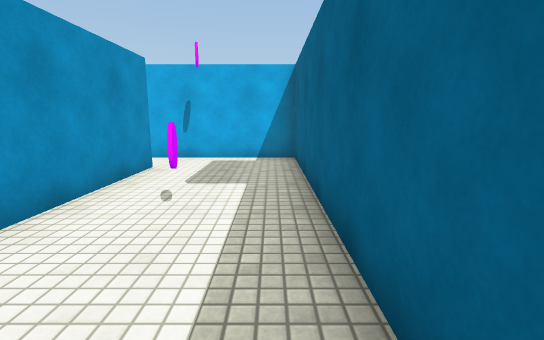
view 1 (above)

23 first-person views from a walk through a Unity game level. The camera is 1.3 m above the floor, tilts 10° down and sees 85° across. The floor is counted in squares, 1 m on a side. Each view is taken from the middle of a square. On the plan, view 1 faces up. The plan holds only what a view shows up to about 14 squares ahead; the rest is blank. The player character is not drawn. Surface patterns are stand-ins for the level's own textures.

view 2
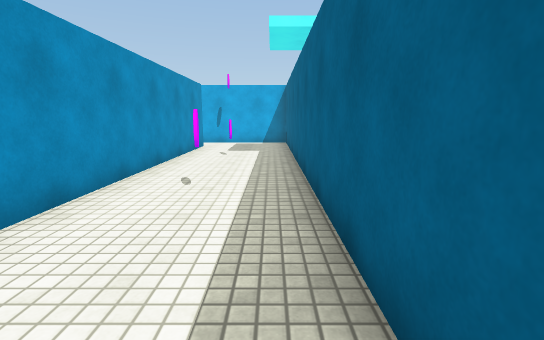

view 3
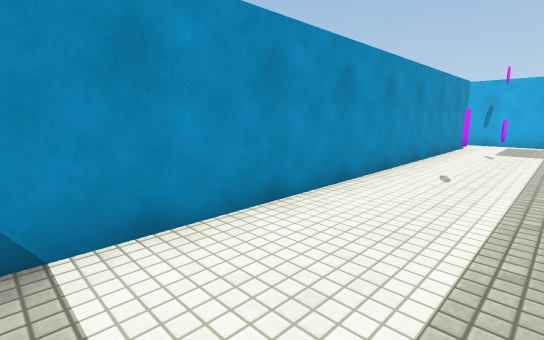

view 4
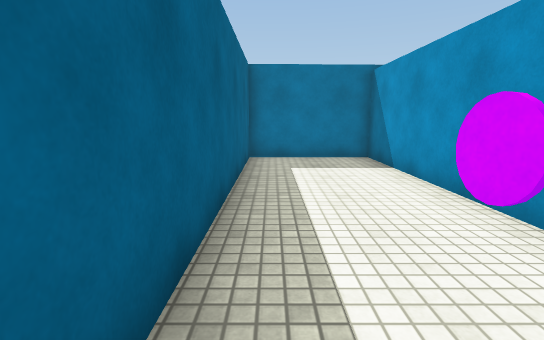

view 5
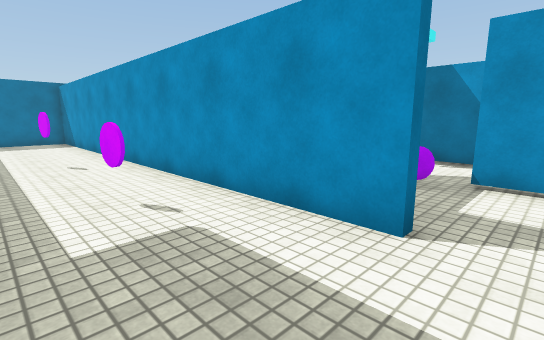

view 6
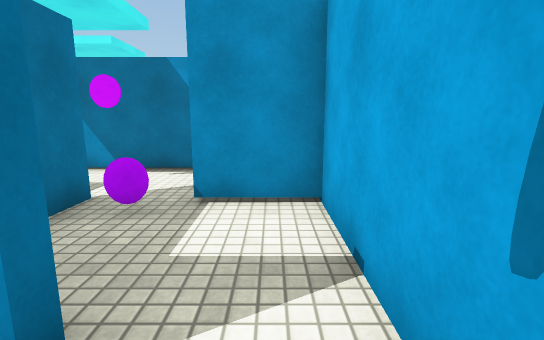

view 7
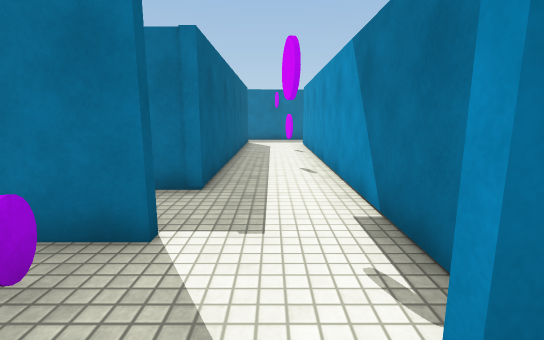

view 8
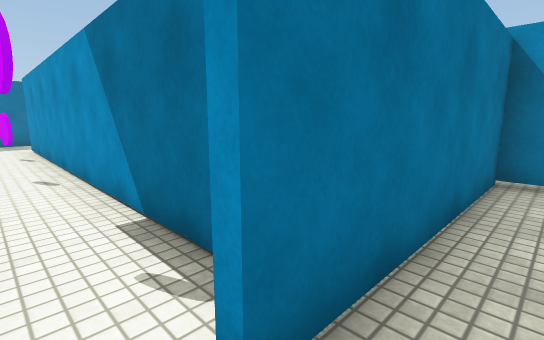

view 9
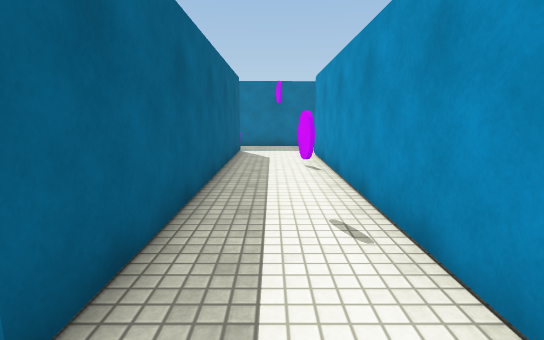

view 10
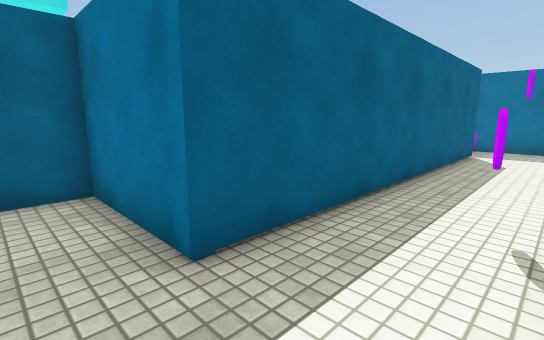

view 11
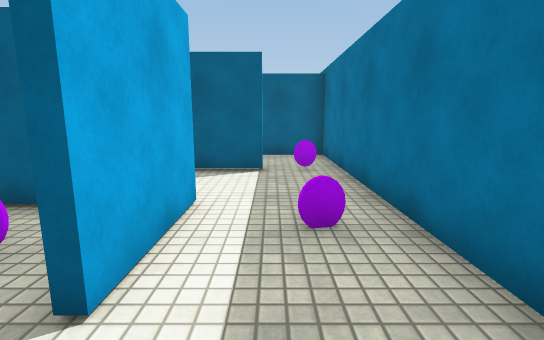

view 12
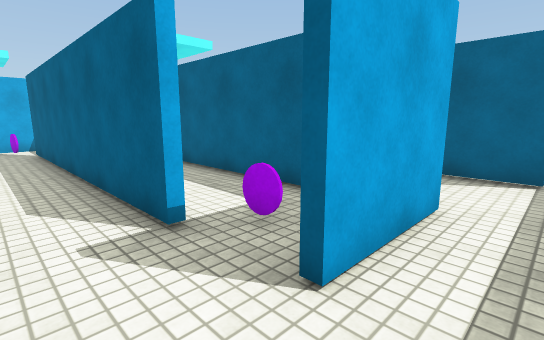

view 13
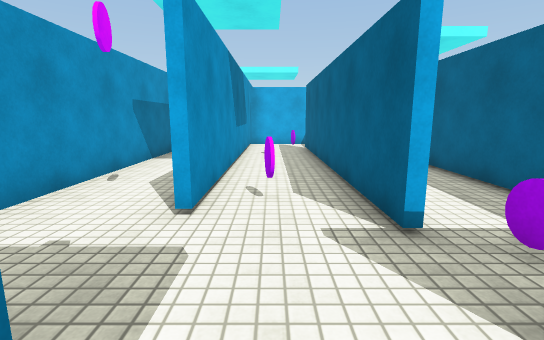

view 14
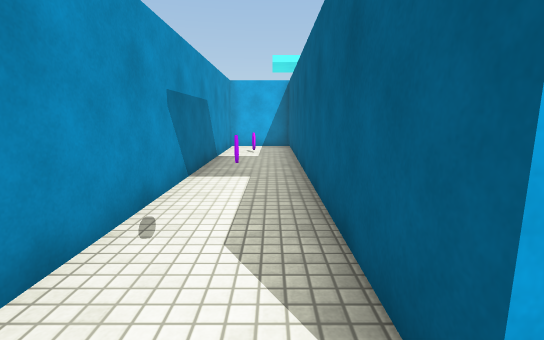

view 15
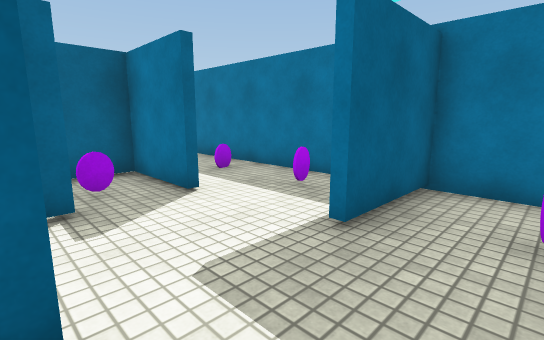

view 16
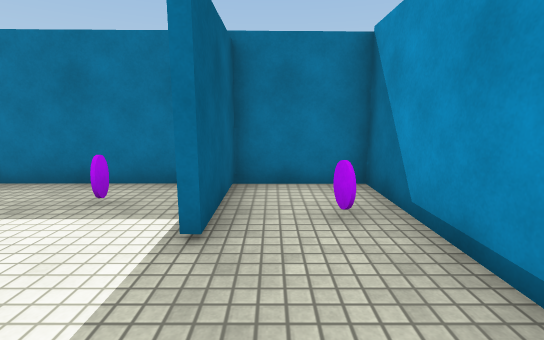

view 17
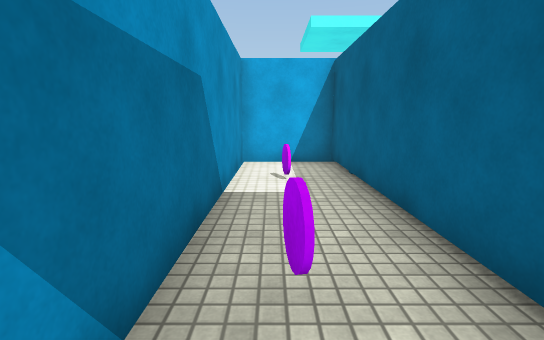

view 18
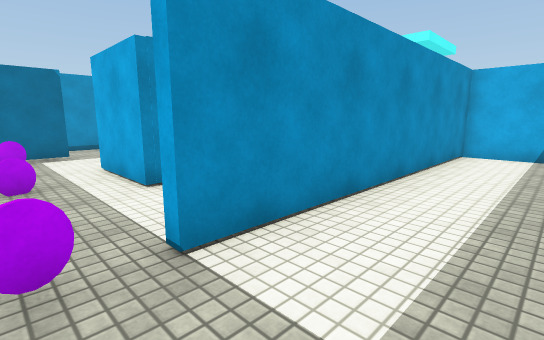

view 19
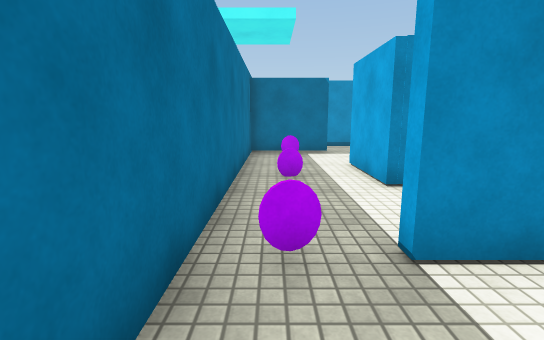

view 20
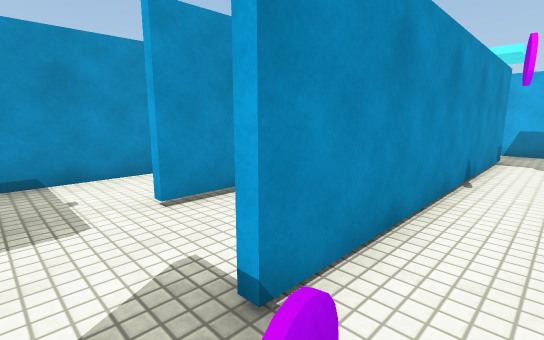

view 21
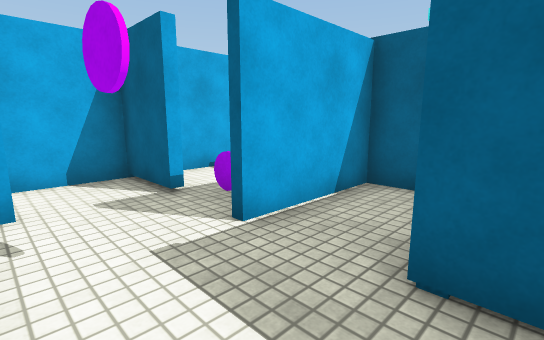

view 22
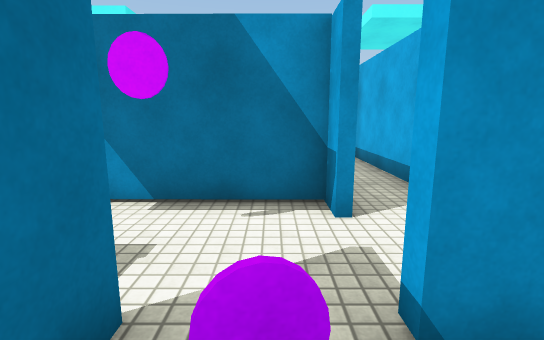

view 23
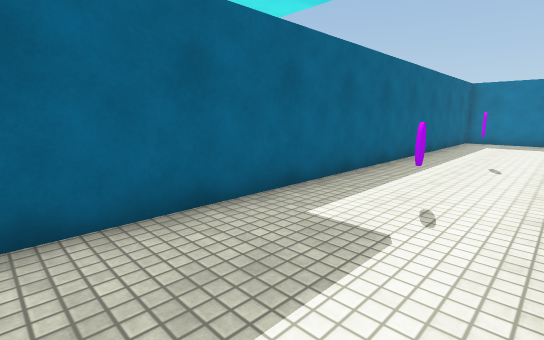

### Floor plan
Points are (right, up) in squares from view 1. A wall is a line through its corners. A room is listed if a view was taken in it or the views show most of it. See-through windows are left out.
Room 1 (views 1, 2, 3, 4, 5, 6, 22, 23)
walls: (-3.2, 7.9) (-3.2, -8.8) (0.7, -8.8) (0.7, 9.8) (-6.5, 9.8) (-6.5, 7.8); (-6.8, 6) (-5.1, 6)
ways out: opening at (-6, 7) to room 3
objects: purple disc (-6, 7); purple disc (-1, -1); purple disc (-1, 4)
Room 2 (views 7, 8)
walls: (-10.9, 9.8) (-15, 9.8); (-15, 8.9) (-15, 8.1) (-8.8, 8.1); (-6.7, 7.7) (-6.7, 9.8) (-8.8, 9.8)
ways out: opening at (-8, 8) to room 3
Room 3 (views 9, 10, 11, 12, 13, 21)
walls: (-6.7, -6.9) (-6.7, 3.7) (-3.5, 3.7) (-3.5, 5.8) (-6.8, 5.8); (-15.1, -5.9) (-15.1, -8.8) (-6.5, -8.8); (-8.7, 7.8) (-9.4, 7.8) (-9.5, -5.8) (-12.4, -5.8)
ways out: opening at (-6, 7) to room 1; opening at (-8, 8) to room 2; opening at (-7, -7.5) to room 5; opening at (-13.5, -6) to room 7
objects: purple disc (-13, -7); purple disc (-11, -8); purple disc (-8, 1); purple disc (-7, -8)
Room 4 (views 14, 15, 16, 17)
walls: (-15.3, -3.3) (-15.2, 9.8) (-17.9, 9.8) (-17.9, -8.8) (-15.3, -8.8) (-15.3, -5.9)
ways out: opening at (-15, -4.5) to room 7
objects: purple disc (-17, -7); purple disc (-17, 3); purple disc (-17, 7)
Room 5 (views 18, 19)
walls: (-4.5, 3.5) (-6.5, 3.5) (-6.4, -6.8); (-6.5, -8.8) (-3.5, -8.8) (-3.5, -6.6)
ways out: opening at (-7, -7.5) to room 3
Room 6 (view 20)
walls: (-12.4, 5.8) (-12.3, -3.8); (-12.4, -5.6) (-9.8, -5.6) (-9.8, 0.9); (-11.5, 7.8) (-12.4, 7.8)
ways out: opening at (-12, -5) to room 7; opening at (-12, 6.5) to room 7
Room 7 (no view inside)
walls: (-12.5, -3.8) (-12.6, 5.8); (-15, 7.2) (-15, -3.3); (-12.4, 7.8) (-13.4, 7.8)
ways out: opening at (-13.5, -6) to room 3; opening at (-15, -4.5) to room 4; opening at (-12, -5) to room 6; opening at (-12, 6.5) to room 6
objects: purple disc (-14, -2); other object (-13, 7)

Positions as (right, up) in squares from view 1, and headings:
1: (0, 0), facing up
2: (0, -6), facing up
3: (0, -7), facing up-left
4: (0, 1), facing down
5: (0, 9), facing down-left
6: (-2, 9), facing left
7: (-8, 9), facing down
8: (-8, 9), facing down-left
9: (-8, 5), facing down
10: (-9, 5), facing down-right
11: (-14, -7), facing right
12: (-14, -7), facing up-right
13: (-14, -7), facing up
14: (-16, -4), facing up
15: (-17, -3), facing down-right
16: (-16, -3), facing down
17: (-17, 1), facing up
18: (-4, -8), facing up-left
19: (-4, -8), facing left
20: (-11, -5), facing up-left
21: (-9, 3), facing up-right
22: (-5, 7), facing left
23: (-3, 9), facing down-right
